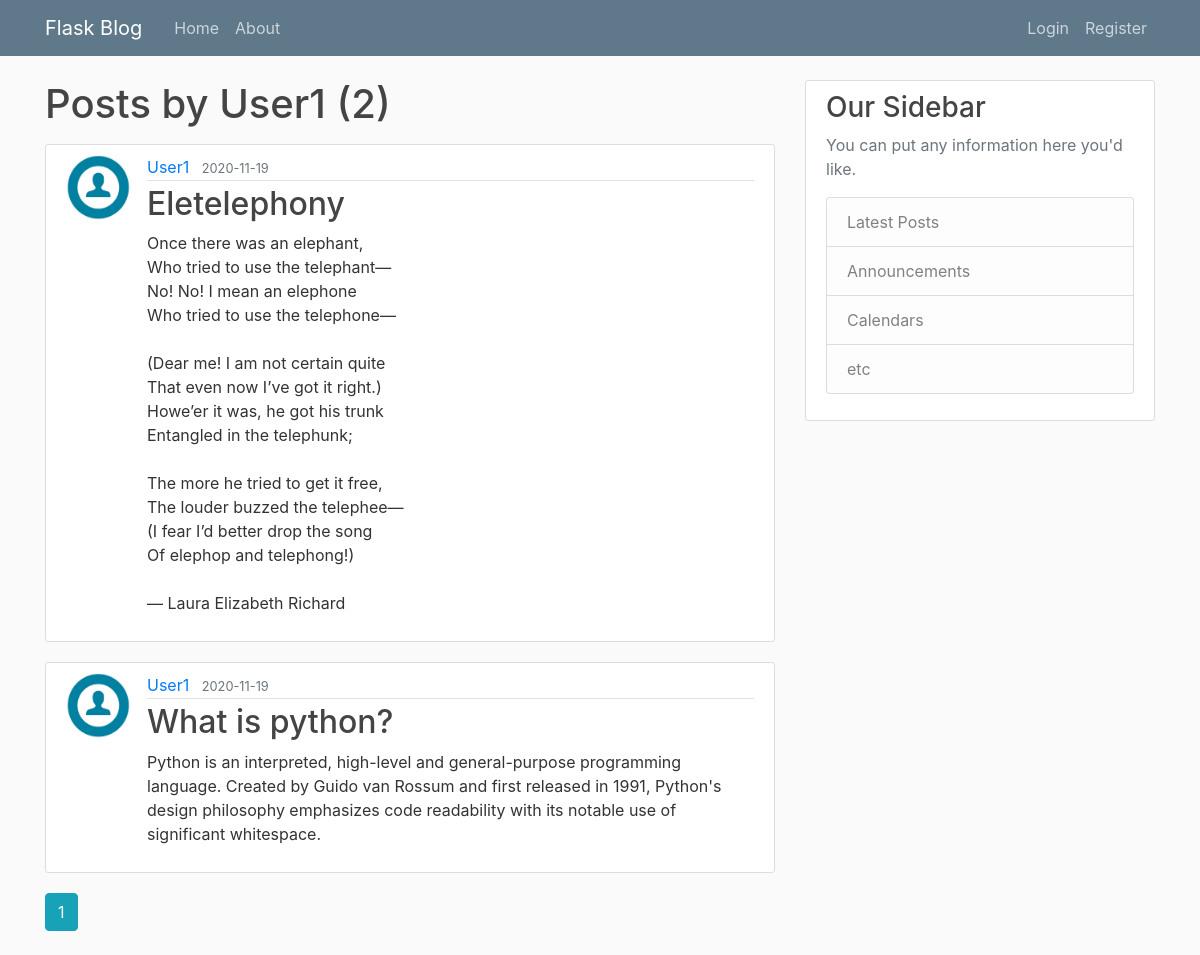
The app's page /user/User1 with its own data.
### FlaskBlog/models.py (models this page shows, shortened)
class User(db.Model, UserMixin):
    id = db.Column(db.Integer, primary_key=True)
    username = db.Column(db.String(20), unique=True, nullable=False)
    email = db.Column(db.String(120), unique=True, nullable=False)
    image_file = db.Column(db.String(20), nullable=False, default='default.jpg')
    password = db.Column(db.String(60), nullable=False)
    posts = db.relationship('Post', backref='author', lazy=True)

class Post(db.Model):
    id = db.Column(db.Integer, primary_key=True)
    title = db.Column(db.String(100), nullable=False)
    date_posted = db.Column(db.DateTime, nullable=False, default=datetime.utcnow)
    content = db.Column(db.Text, nullable=False)
    user_id = db.Column(db.Integer, db.ForeignKey('user.id'), nullable=False)

### FlaskBlog/routes.py (the view)
@app.route('/user/<string:username>')
def user_posts(username):
    page = request.args.get('page',1,type=int)
    user = User.query.filter_by(username=username).first_or_404()
    posts =Post.query.filter_by(author=user)\
        .order_by(Post.date_posted.desc())\
        .paginate(page=page, per_page=5)
    return render_template('user_posts.html', posts=posts,user=user)

### FlaskBlog/templates/user_posts.html
{% extends 'layout.html' %}
{% block content %}
    <h1 class="mb-3">Posts by {{ user.username }} ({{ posts.total }})</h1>
    {% for post in posts.items %}
    <article class="media content-section">
      <img class="rounded-circle article-img" src="{{ url_for('static',filename='profile_pics/'+ post.author.image_file)}}">
      <div class="media-body">
        <div class="article-metadata">
          <a class="mr-2" href="{{ url_for('user_posts',username=post.author.username) }}">{{ post.author.username }}</a>
          <small class="text-muted">{{ post.date_posted.strftime('%Y-%m-%d') }}</small>
        </div>
        <h2><a class="article-title" href="{{url_for('post',post_id=post.id)}}">{{ post.title }}</a></h2>
        <p class="article-content">{{ post.content }}</p>
      </div>
    </article>
    {% endfor %}
    {% for page_num in posts.iter_pages(left_edge=1,right_edge=1,left_current=1, right_current=2) %}
        {% if page_num %}
            {% if posts.page == page_num %}
                <a class="btn btn-info mb-4" href="{{url_for('user_posts', username=user.username, page=page_num)}}">{{ page_num }}</a>
            {% else %}
                <a class="btn btn-outline-info mb-4" href="{{url_for('user_posts', username=user.username, page=page_num)}}">{{ page_num }}</a>
            {% endif %}
        {% else %}
            ...
        {% endif %}
    {% endfor %}
{% endblock content %}

### FlaskBlog/static/main.css (style rules this page uses)
body { background: #fafafa; color: #333333; margin-top: 5rem; }
h1, h2, h3, h4, h5, h6 { color: #444444; }
.content-section { background: #ffffff; padding: 10px 20px; border: 1px solid #dddddd; border-radius: 3px; margin-bottom: 20px; }
.article-title { color: #444444; }
.article-content { white-space: pre-line; }
.article-img { height: 65px; width: 65px; margin-right: 16px; }
.article-metadata { padding-bottom: 1px; margin-bottom: 4px; border-bottom: 1px solid #e3e3e3 }

### records on screen
User: username "User1"
Post: image_file (placeholder picture), author.username "User1", date_posted "2020-11-19", title "Eletelephony", content "Once there was an elephant, Who tried to use the telephant— No! No! I mean an elephone Who tried to use the telephone— (Dear me! I am not certain quite That even now I’ve got it right.) Howe’er it was, he got his trunk Entangled in the telephunk; The more he tried to get it free, The louder buzzed the telephee— (I fear I’d better drop the song Of elephop and telephong!) — Laura Elizabeth Richard"
Post: image_file (placeholder picture), author.username "User1", date_posted "2020-11-19", title "What is python?", content "Python is an interpreted, high-level and general-purpose programming language. Created by Guido van Rossum and first released in 1991, Python's design philosophy emphasizes code readability with its notable use of significant whitespace."

### other values on screen
{{ posts.total }} "2"
{{ page_num }} "1"
